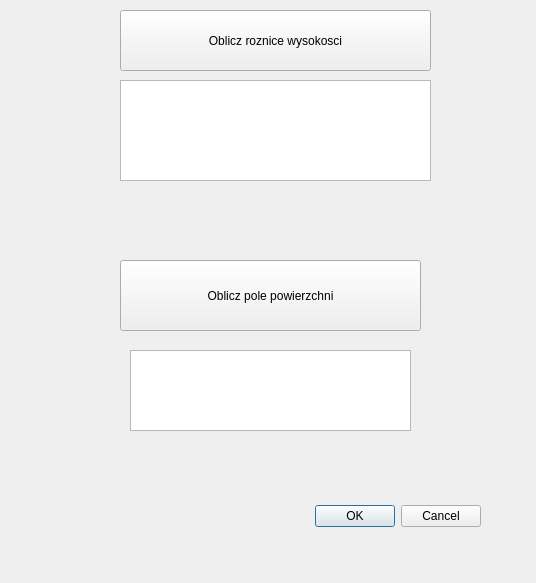
<?xml version="1.0" encoding="UTF-8"?>
<ui version="4.0">
 <class>RoznicaWysokosciOrazPolePowierzchniDialogBase</class>
 <widget class="QDialog" name="RoznicaWysokosciOrazPolePowierzchniDialogBase">
  <property name="geometry">
   <rect>
    <x>0</x>
    <y>0</y>
    <width>536</width>
    <height>583</height>
   </rect>
  </property>
  <property name="windowTitle">
   <string>Roznica wysokosci oraz pole powierzchni</string>
  </property>
  <widget class="QDialogButtonBox" name="button_box">
   <property name="geometry">
    <rect>
     <x>140</x>
     <y>500</y>
     <width>341</width>
     <height>32</height>
    </rect>
   </property>
   <property name="orientation">
    <enum>Qt::Horizontal</enum>
   </property>
   <property name="standardButtons">
    <set>QDialogButtonBox::Cancel|QDialogButtonBox::Ok</set>
   </property>
  </widget>
  <widget class="QPushButton" name="pushButton_oblicz_roznice_wysokosci">
   <property name="geometry">
    <rect>
     <x>120</x>
     <y>10</y>
     <width>311</width>
     <height>61</height>
    </rect>
   </property>
   <property name="text">
    <string>Oblicz roznice wysokosci</string>
   </property>
  </widget>
  <widget class="QTextEdit" name="textEdit_pokaz_roznice_wysokosci">
   <property name="geometry">
    <rect>
     <x>120</x>
     <y>80</y>
     <width>311</width>
     <height>101</height>
    </rect>
   </property>
  </widget>
  <widget class="QWidget" name="horizontalLayoutWidget">
   <property name="geometry">
    <rect>
     <x>20</x>
     <y>200</y>
     <width>511</width>
     <height>41</height>
    </rect>
   </property>
   <layout class="QHBoxLayout" name="horizontalLayout"/>
  </widget>
  <widget class="QPushButton" name="pushButton_oblicz_pole_powierzchni">
   <property name="geometry">
    <rect>
     <x>120</x>
     <y>260</y>
     <width>301</width>
     <height>71</height>
    </rect>
   </property>
   <property name="text">
    <string>Oblicz pole powierzchni</string>
   </property>
  </widget>
  <widget class="QTextEdit" name="textEdit_pokaz_pole_powierzchni">
   <property name="geometry">
    <rect>
     <x>130</x>
     <y>350</y>
     <width>281</width>
     <height>81</height>
    </rect>
   </property>
  </widget>
 </widget>
 <resources/>
 <connections>
  <connection>
   <sender>button_box</sender>
   <signal>accepted()</signal>
   <receiver>RoznicaWysokosciOrazPolePowierzchniDialogBase</receiver>
   <slot>accept()</slot>
   <hints>
    <hint type="sourcelabel">
     <x>20</x>
     <y>20</y>
    </hint>
    <hint type="destinationlabel">
     <x>20</x>
     <y>20</y>
    </hint>
   </hints>
  </connection>
  <connection>
   <sender>button_box</sender>
   <signal>rejected()</signal>
   <receiver>RoznicaWysokosciOrazPolePowierzchniDialogBase</receiver>
   <slot>reject()</slot>
   <hints>
    <hint type="sourcelabel">
     <x>20</x>
     <y>20</y>
    </hint>
    <hint type="destinationlabel">
     <x>20</x>
     <y>20</y>
    </hint>
   </hints>
  </connection>
 </connections>
</ui>
